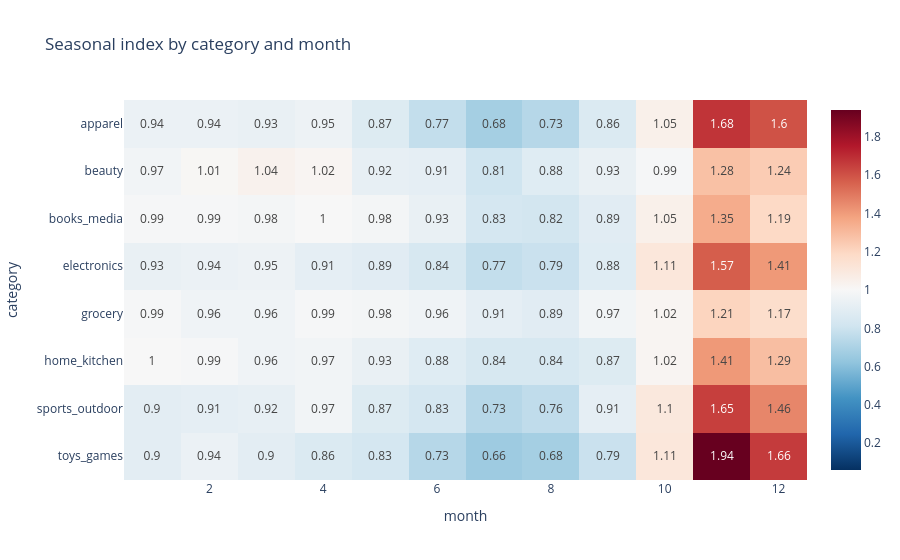

The cell this chart's notebook holds for it:
### Markdown cell above
## Category × month — seasonal shape
Each category's monthly units per SKU ÷ its own yearly average. 1.0 = normal month, 1.4 = 40% above normal.

### Code cell
m = df.groupby(["category", "month"]).agg(units=("units_sold", "sum"), sku_weeks=("sku", "size"))
m["per_sku"] = m.units / m.sku_weeks
idx = (m.per_sku / m.per_sku.groupby("category").transform("mean")).unstack("month")
px.imshow(idx.round(2), text_auto=True, color_continuous_scale="RdBu_r", color_continuous_midpoint=1,
          aspect="auto", title="Seasonal index by category and month")

### Figure 1 — Plotly figure (JSON) as saved in the notebook; plotly's stock layout.template omitted (floating-point values rounded to 4 significant figures)
{"data": [{"coloraxis": "coloraxis", "hovertemplate": "month: %{x}<br>category: %{y}<br>color: %{z}<extra></extra>", "name": "0", "texttemplate": "%{z}", "type": "heatmap", "x": [1, 2, 3, 4, 5, 6, 7, 8, 9, 10, 11, 12], "xaxis": "x", "y": ["apparel", "beauty", "books_media", "electronics", "grocery", "home_kitchen", "sports_outdoor", "toys_games"], "yaxis": "y", "z": [[0.94, 0.94, 0.93, 0.95, 0.87, 0.77, 0.68, 0.73, 0.86, 1.05, 1.68, 1.6], [0.97, 1.01, 1.04, 1.02, 0.92, 0.91, 0.81, 0.88, 0.93, 0.99, 1.28, 1.24], [0.99, 0.99, 0.98, 1.0, 0.98, 0.93, 0.83, 0.82, 0.89, 1.05, 1.35, 1.19], [0.93, 0.94, 0.95, 0.91, 0.89, 0.84, 0.77, 0.79, 0.88, 1.11, 1.57, 1.41], [0.99, 0.96, 0.96, 0.99, 0.98, 0.96, 0.91, 0.89, 0.97, 1.02, 1.21, 1.17], [1.0, 0.99, 0.96, 0.97, 0.93, 0.88, 0.84, 0.84, 0.87, 1.02, 1.41, 1.29], [0.9, 0.91, 0.92, 0.97, 0.87, 0.83, 0.73, 0.76, 0.91, 1.1, 1.65, 1.46], [0.9, 0.94, 0.9, 0.86, 0.83, 0.73, 0.66, 0.68, 0.79, 1.11, 1.94, 1.66]]}], "layout": {"coloraxis": {"autocolorscale": false, "cmid": 1, "colorscale": [[0.0, "rgb(5,48,97)"], [0.1, "rgb(33,102,172)"], [0.2, "rgb(67,147,195)"], [0.3, "rgb(146,197,222)"], [0.4, "rgb(209,229,240)"], [0.5, "rgb(247,247,247)"], [0.6, "rgb(253,219,199)"], [0.7, "rgb(244,165,130)"], [0.8, "rgb(214,96,77)"], [0.9, "rgb(178,24,43)"], [1.0, "rgb(103,0,31)"]]}, "title": {"text": "Seasonal index by category and month"}, "xaxis": {"anchor": "y", "domain": [0.0, 1.0], "title": {"text": "month"}}, "yaxis": {"anchor": "x", "autorange": "reversed", "domain": [0.0, 1.0], "title": {"text": "category"}}}}
